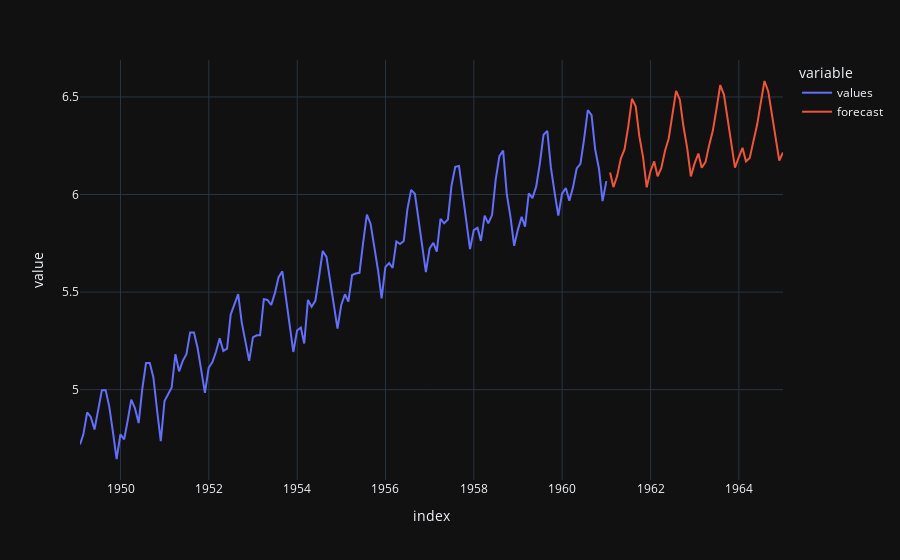

Here is the notebook cell this chart was saved with:
### Code cell
df_pred.plot(color='variable')

### Figure 1 — Plotly figure (JSON) as saved in the notebook; plotly's stock layout.template omitted (floating-point values rounded to 4 significant figures; data arrays with more than 128 entries replaced by an {"elided": "..."} marker saying what was removed)
{"data": [{"hovertemplate": "variable=values<br>index=%{x}<br>value=%{y}<extra></extra>", "legendgroup": "values", "line": {"color": "#636efa", "dash": "solid"}, "marker": {"symbol": "circle"}, "mode": "lines", "name": "values", "orientation": "v", "showlegend": true, "type": "scatter", "x": {"elided": "192 str values"}, "xaxis": "x", "y": {"elided": "192 float values"}, "yaxis": "y"}, {"hovertemplate": "variable=forecast<br>index=%{x}<br>value=%{y}<extra></extra>", "legendgroup": "forecast", "line": {"color": "#EF553B", "dash": "solid"}, "marker": {"symbol": "circle"}, "mode": "lines", "name": "forecast", "orientation": "v", "showlegend": true, "type": "scatter", "x": {"elided": "192 str values"}, "xaxis": "x", "y": {"elided": "192 float values"}, "yaxis": "y"}], "layout": {"legend": {"title": {"text": "variable"}, "tracegroupgap": 0}, "margin": {"t": 60}, "xaxis": {"anchor": "y", "domain": [0, 1], "title": {"text": "index"}}, "yaxis": {"anchor": "x", "domain": [0, 1], "title": {"text": "value"}}}}
